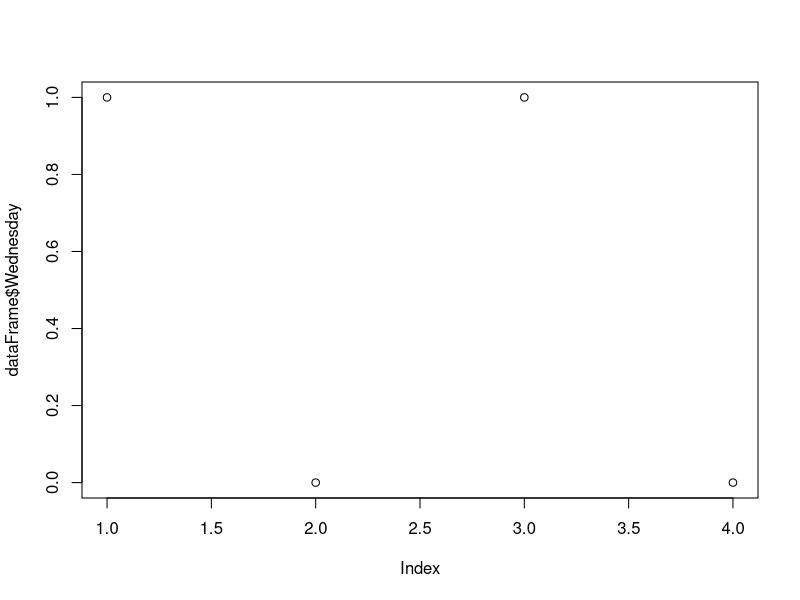

This figure's R source:
#Data types
#Vector
a <- c(1,2,3,4)
#matrix

data <- runif(28,min = 0, max = 1)
QData <- c(data >= 0.5)
cnames <-c("Monday", "Tuesday", "Wednesday","Thursday", "Friday", "Satruday", "Sunday")
rnames <-c("Week 1","Week 2", "Week 3","Week 4" )
myMatrix <- matrix(QData, nrow = 4, ncol = 7, byrow=TRUE, dimnames = list(rnames, cnames) )


#DataFrame
#col names
header <- c("Day of The Week", "Action or Not" )
dataFrame <- as.data.frame(myMatrix)
plot(dataFrame$Wednesday)
dataFrame

#frequency or mode in R
table(dataFrame$Wednesday)
